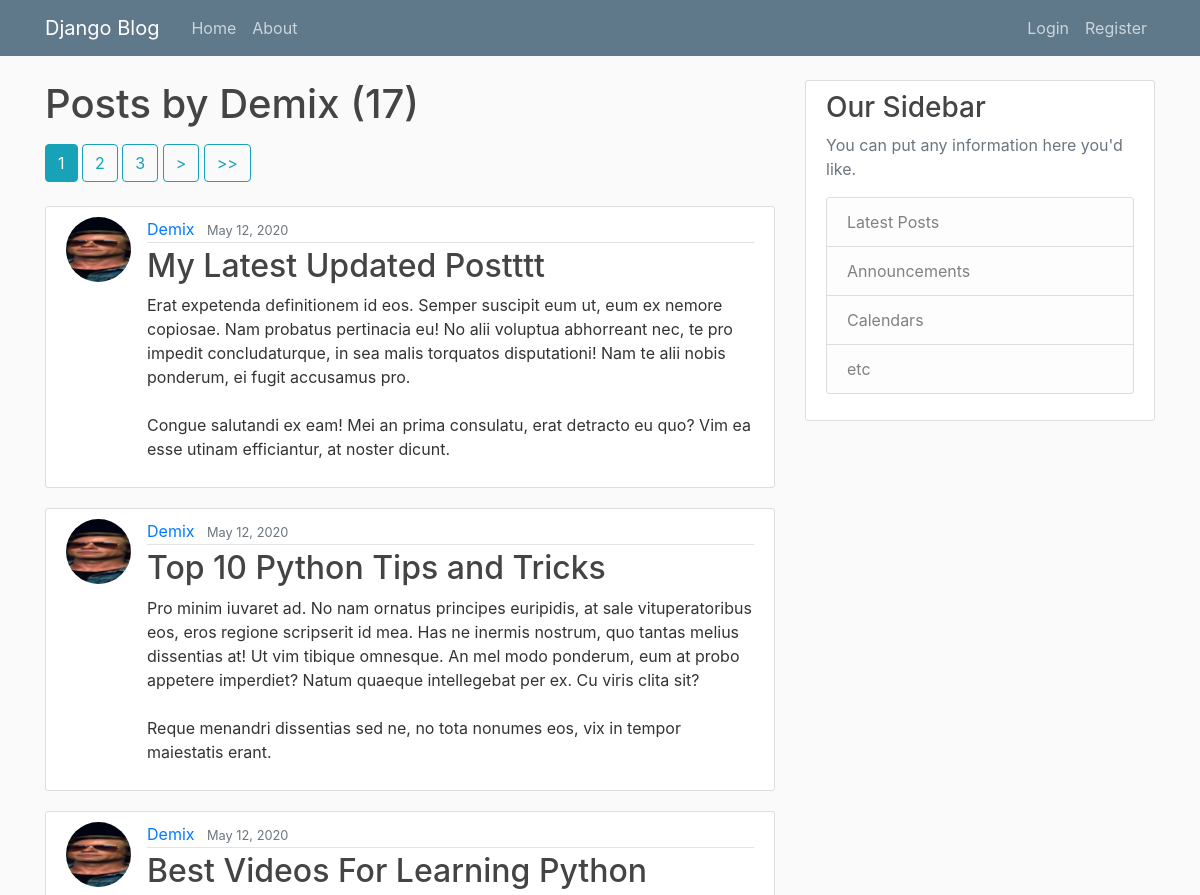
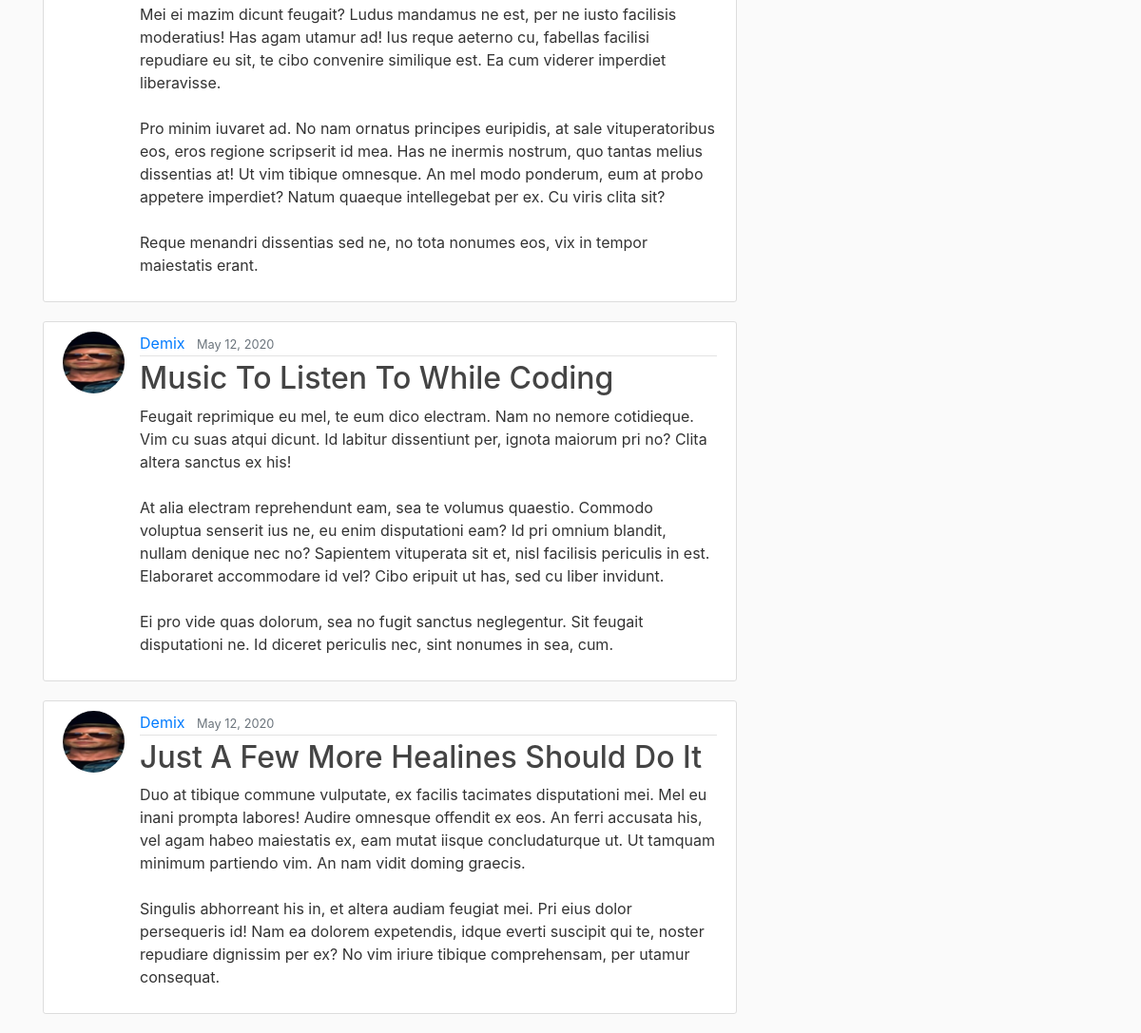
The app's page /user/Demix with its own data (2 pictures, top to bottom).
### blog/models.py (models this page shows, shortened)
class Post(models.Model):
    title = models.CharField(max_length=100)
    content = models.TextField()
    date_posted = models.DateTimeField(default=timezone.now)
    author = models.ForeignKey(User, on_delete=models.CASCADE)

### users/models.py (models this page shows, shortened)
class Profile(models.Model):
    user = models.OneToOneField(User, on_delete=models.CASCADE)
    image = models.ImageField(default='default.jpg', upload_to='profile_pics')

### blog/views.py (the view)
# urls.py: path('user/<str:username>', UserPostListView.as_view(), name='user-posts'),
class UserPostListView(ListView):
    model = Post
    template_name = 'blog/user_posts.html'
    context_object_name = 'posts'
    paginate_by = 5
    def get_queryset(self):
        user = get_object_or_404(User, username=self.kwargs.get('username'))
        return Post.objects.filter(author=user).order_by('-date_posted')

### blog/templates/blog/user_posts.html (shortened to what this page needs)
{% extends "blog/base.html" %}
{% block content %}
    <h1 class="mb-3">Posts by {{ view.kwargs.username }} ({{ page_obj.paginator.count }})</h1>
    {% if is_paginated %}
        {% for num in page_obj.paginator.page_range %}
            {% if page_obj.number == num %}
                <a class="btn btn-info mb-4" href="?page={{ num }}">{{ num }}</a>
            {% elif num > page_obj.number|add:'-3' and num < page_obj.number|add:'3' %}
                <a class="btn btn-outline-info mb-4" href="?page={{ num }}">{{ num }}</a>
            {% endif %}
        {% endfor %}
        {% if page_obj.has_next %}
            <a class="btn btn-outline-info mb-4" href="?page={{ page_obj.next_page_number }}">></a>
            <a class="btn btn-outline-info mb-4" href="?page={{ page_obj.paginator.num_pages }}">>></a>
        {% endif %}
    {% endif %}
    {% for post in posts %}
        <article class="media content-section">
            <img class="rounded-circle article-img" src="{{ post.author.profile.image.url }}">
            <div class="media-body">
                <div class="article-metadata">
                    <a class="mr-2" href="{% url 'user-posts' post.author.username %}">{{ post.author }}</a>
                    <small class="text-muted">{{ post.date_posted|date:"F d, Y" }}</small>
                </div>
                <h2><a class="article-title" href="{% url 'post-detail' post.id %}">{{ post.title }}</a></h2>
                <p class="article-content">{{ post.content }}</p>
            </div>
        </article>
    {% endfor %}
{% endblock content %}

### blog/static/blog/main.css (style rules this page uses)
body { background: #fafafa; color: #333333; margin-top: 5rem; }
h1, h2, h3, h4, h5, h6 { color: #444444; }
.content-section { background: #ffffff; padding: 10px 20px; border: 1px solid #dddddd; border-radius: 3px; margin-bottom: 20px; }
.article-title { color: #444444; }
.article-content { white-space: pre-line; }
.article-img { height: 65px; width: 65px; margin-right: 16px; }
.article-metadata { padding-bottom: 1px; margin-bottom: 4px; border-bottom: 1px solid #e3e3e3 }

### records on screen
Post: author.profile.image (picture), author "Demix", date_posted "May 12, 2020", title "My Latest Updated Postttt", content "Erat expetenda definitionem id eos. Semper suscipit eum ut, eum ex nemore copiosae. Nam probatus pertinacia eu! No alii voluptua abhorreant nec, te pro impedit concludaturque, in sea malis torquatos disputationi! Nam te alii nobis ponderum, ei fugit accusamus pro. Congue salutandi ex eam! Mei an prima consulatu, erat detracto eu quo? Vim ea esse utinam efficiantur, at noster dicunt."
Post: author.profile.image (picture), author "Demix", date_posted "May 12, 2020", title "Top 10 Python Tips and Tricks", content "Pro minim iuvaret ad. No nam ornatus principes euripidis, at sale vituperatoribus eos, eros regione scripserit id mea. Has ne inermis nostrum, quo tantas melius dissentias at! Ut vim tibique omnesque. An mel modo ponderum, eum at probo appetere imperdiet? Natum quaeque intellegebat per ex. Cu viris clita sit? Reque menandri dissentias sed ne, no tota nonumes eos, vix in tempor maiestatis erant."
Post: author.profile.image (picture), author "Demix", date_posted "May 12, 2020", title "Best Videos For Learning Python", content "Mei ei mazim dicunt feugait? Ludus mandamus ne est, per ne iusto facilisis moderatius! Has agam utamur ad! Ius reque aeterno cu, fabellas facilisi repudiare eu sit, te cibo convenire similique est. Ea cum viderer imperdiet liberavisse. Pro minim iuvaret ad. No nam ornatus principes euripidis, at sale vituperatoribus eos, eros regione scripserit id mea. Has ne inermis nostrum, quo tantas melius dissentias at! Ut vim tibique omnesque. An mel modo ponderum, eum at probo appetere imperdiet? Natum quaeque intellegebat per ex. Cu viris clita sit? Reque menandri dissentias sed ne, no tota nonumes eos, vix in tempor maiestatis erant."
Post: author.profile.image (picture), author "Demix", date_posted "May 12, 2020", title "Music To Listen To While Coding", content "Feugait reprimique eu mel, te eum dico electram. Nam no nemore cotidieque. Vim cu suas atqui dicunt. Id labitur dissentiunt per, ignota maiorum pri no? Clita altera sanctus ex his! At alia electram reprehendunt eam, sea te volumus quaestio. Commodo voluptua senserit ius ne, eu enim disputationi eam? Id pri omnium blandit, nullam denique nec no? Sapientem vituperata sit et, nisl facilisis periculis in est. Elaboraret accommodare id vel? Cibo eripuit ut has, sed cu liber invidunt. Ei pro vide quas dolorum, sea no fugit sanctus neglegentur. Sit feugait disputationi ne. Id diceret periculis nec, sint nonumes in sea, cum."
Post: author.profile.image (picture), author "Demix", date_posted "May 12, 2020", title "Just A Few More Healines Should Do It", content "Duo at tibique commune vulputate, ex facilis tacimates disputationi mei. Mel eu inani prompta labores! Audire omnesque offendit ex eos. An ferri accusata his, vel agam habeo maiestatis ex, eam mutat iisque concludaturque ut. Ut tamquam minimum partiendo vim. An nam vidit doming graecis. Singulis abhorreant his in, et altera audiam feugiat mei. Pri eius dolor persequeris id! Nam ea dolorem expetendis, idque everti suscipit qui te, noster repudiare dignissim per ex? No vim iriure tibique comprehensam, per utamur consequat."

### other values on screen
{{ view.kwargs.username }} "Demix"
{{ page_obj.paginator.count }} "17"
{{ num }} "1"
{{ num }} "2" "3"
